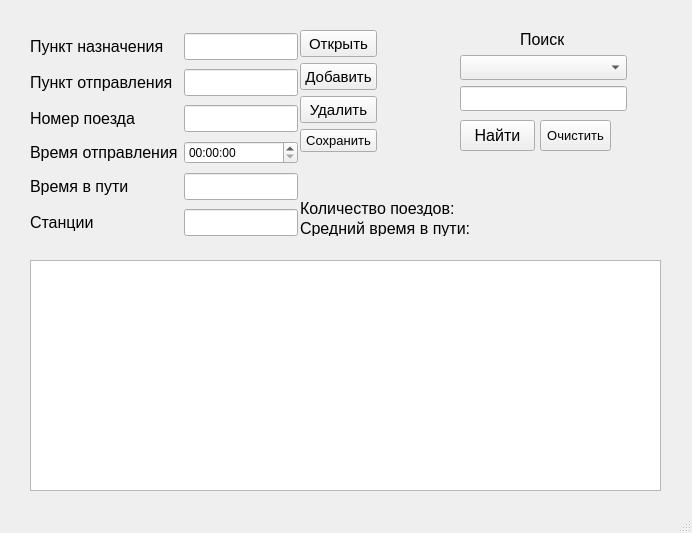
<?xml version="1.0" encoding="UTF-8"?>
<ui version="4.0">
 <class>MainWindow</class>
 <widget class="QMainWindow" name="MainWindow">
  <property name="geometry">
   <rect>
    <x>0</x>
    <y>0</y>
    <width>692</width>
    <height>533</height>
   </rect>
  </property>
  <property name="windowTitle">
   <string>Расписание поездов</string>
  </property>
  <widget class="QWidget" name="centralwidget">
   <widget class="QTableWidget" name="twStaffs">
    <property name="geometry">
     <rect>
      <x>30</x>
      <y>260</y>
      <width>631</width>
      <height>231</height>
     </rect>
    </property>
    <property name="font">
     <font>
      <pointsize>10</pointsize>
     </font>
    </property>
   </widget>
   <widget class="QWidget" name="layoutWidget">
    <property name="geometry">
     <rect>
      <x>30</x>
      <y>30</y>
      <width>268</width>
      <height>213</height>
     </rect>
    </property>
    <layout class="QFormLayout" name="formLayout">
     <item row="0" column="0">
      <widget class="QLabel" name="label">
       <property name="sizePolicy">
        <sizepolicy hsizetype="Preferred" vsizetype="Preferred">
         <horstretch>3</horstretch>
         <verstretch>2</verstretch>
        </sizepolicy>
       </property>
       <property name="font">
        <font>
         <pointsize>12</pointsize>
        </font>
       </property>
       <property name="text">
        <string>Пункт назначения</string>
       </property>
      </widget>
     </item>
     <item row="0" column="1">
      <widget class="QLineEdit" name="des">
       <property name="font">
        <font>
         <pointsize>12</pointsize>
        </font>
       </property>
      </widget>
     </item>
     <item row="1" column="0">
      <widget class="QLabel" name="label_2">
       <property name="sizePolicy">
        <sizepolicy hsizetype="Preferred" vsizetype="Preferred">
         <horstretch>3</horstretch>
         <verstretch>2</verstretch>
        </sizepolicy>
       </property>
       <property name="font">
        <font>
         <pointsize>12</pointsize>
        </font>
       </property>
       <property name="text">
        <string>Пункт отправления</string>
       </property>
      </widget>
     </item>
     <item row="2" column="0">
      <widget class="QLabel" name="label_3">
       <property name="sizePolicy">
        <sizepolicy hsizetype="Preferred" vsizetype="Preferred">
         <horstretch>3</horstretch>
         <verstretch>2</verstretch>
        </sizepolicy>
       </property>
       <property name="font">
        <font>
         <pointsize>12</pointsize>
        </font>
       </property>
       <property name="text">
        <string>Номер поезда</string>
       </property>
      </widget>
     </item>
     <item row="3" column="0">
      <widget class="QLabel" name="label_4">
       <property name="sizePolicy">
        <sizepolicy hsizetype="Preferred" vsizetype="Preferred">
         <horstretch>3</horstretch>
         <verstretch>2</verstretch>
        </sizepolicy>
       </property>
       <property name="font">
        <font>
         <pointsize>12</pointsize>
        </font>
       </property>
       <property name="text">
        <string>Время отправления</string>
       </property>
      </widget>
     </item>
     <item row="4" column="0">
      <widget class="QLabel" name="label_5">
       <property name="sizePolicy">
        <sizepolicy hsizetype="Preferred" vsizetype="Preferred">
         <horstretch>3</horstretch>
         <verstretch>2</verstretch>
        </sizepolicy>
       </property>
       <property name="font">
        <font>
         <pointsize>12</pointsize>
        </font>
       </property>
       <property name="text">
        <string>Время в пути</string>
       </property>
      </widget>
     </item>
     <item row="4" column="1">
      <widget class="QLineEdit" name="trav_time">
       <property name="font">
        <font>
         <pointsize>12</pointsize>
        </font>
       </property>
      </widget>
     </item>
     <item row="5" column="0">
      <widget class="QLabel" name="label_7">
       <property name="sizePolicy">
        <sizepolicy hsizetype="Preferred" vsizetype="Preferred">
         <horstretch>3</horstretch>
         <verstretch>2</verstretch>
        </sizepolicy>
       </property>
       <property name="font">
        <font>
         <pointsize>12</pointsize>
        </font>
       </property>
       <property name="text">
        <string>Станции</string>
       </property>
      </widget>
     </item>
     <item row="1" column="1">
      <widget class="QLineEdit" name="dep_point">
       <property name="font">
        <font>
         <pointsize>12</pointsize>
        </font>
       </property>
      </widget>
     </item>
     <item row="2" column="1">
      <widget class="QLineEdit" name="num">
       <property name="font">
        <font>
         <pointsize>12</pointsize>
        </font>
       </property>
      </widget>
     </item>
     <item row="5" column="1">
      <widget class="QLineEdit" name="station">
       <property name="font">
        <font>
         <pointsize>12</pointsize>
        </font>
       </property>
      </widget>
     </item>
     <item row="3" column="1">
      <widget class="QTimeEdit" name="dep_time"/>
     </item>
    </layout>
   </widget>
   <widget class="QWidget" name="layoutWidget">
    <property name="geometry">
     <rect>
      <x>300</x>
      <y>30</y>
      <width>77</width>
      <height>122</height>
     </rect>
    </property>
    <layout class="QVBoxLayout" name="verticalLayout">
     <item>
      <widget class="QPushButton" name="pbOpen">
       <property name="sizePolicy">
        <sizepolicy hsizetype="Expanding" vsizetype="Expanding">
         <horstretch>0</horstretch>
         <verstretch>0</verstretch>
        </sizepolicy>
       </property>
       <property name="font">
        <font>
         <pointsize>11</pointsize>
        </font>
       </property>
       <property name="mouseTracking">
        <bool>false</bool>
       </property>
       <property name="tabletTracking">
        <bool>false</bool>
       </property>
       <property name="inputMethodHints">
        <set>Qt::ImhNone</set>
       </property>
       <property name="text">
        <string>Открыть</string>
       </property>
       <property name="autoDefault">
        <bool>false</bool>
       </property>
      </widget>
     </item>
     <item>
      <widget class="QPushButton" name="pbInsert">
       <property name="sizePolicy">
        <sizepolicy hsizetype="Expanding" vsizetype="Expanding">
         <horstretch>0</horstretch>
         <verstretch>0</verstretch>
        </sizepolicy>
       </property>
       <property name="font">
        <font>
         <pointsize>11</pointsize>
        </font>
       </property>
       <property name="mouseTracking">
        <bool>false</bool>
       </property>
       <property name="tabletTracking">
        <bool>false</bool>
       </property>
       <property name="inputMethodHints">
        <set>Qt::ImhNone</set>
       </property>
       <property name="text">
        <string>Добавить</string>
       </property>
       <property name="autoDefault">
        <bool>false</bool>
       </property>
      </widget>
     </item>
     <item>
      <widget class="QPushButton" name="pbDelete">
       <property name="sizePolicy">
        <sizepolicy hsizetype="Expanding" vsizetype="Expanding">
         <horstretch>0</horstretch>
         <verstretch>0</verstretch>
        </sizepolicy>
       </property>
       <property name="font">
        <font>
         <pointsize>11</pointsize>
        </font>
       </property>
       <property name="mouseTracking">
        <bool>false</bool>
       </property>
       <property name="tabletTracking">
        <bool>false</bool>
       </property>
       <property name="inputMethodHints">
        <set>Qt::ImhNone</set>
       </property>
       <property name="text">
        <string>Удалить</string>
       </property>
       <property name="autoDefault">
        <bool>false</bool>
       </property>
      </widget>
     </item>
     <item>
      <widget class="QPushButton" name="SaveButton">
       <property name="font">
        <font>
         <pointsize>10</pointsize>
        </font>
       </property>
       <property name="text">
        <string>Сохранить</string>
       </property>
      </widget>
     </item>
    </layout>
   </widget>
   <widget class="QLabel" name="lblAvgAge">
    <property name="geometry">
     <rect>
      <x>300</x>
      <y>220</y>
      <width>201</width>
      <height>16</height>
     </rect>
    </property>
    <property name="font">
     <font>
      <pointsize>12</pointsize>
     </font>
    </property>
    <property name="text">
     <string>Средний время в пути:</string>
    </property>
   </widget>
   <widget class="QPushButton" name="pbFind">
    <property name="geometry">
     <rect>
      <x>460</x>
      <y>120</y>
      <width>75</width>
      <height>31</height>
     </rect>
    </property>
    <property name="font">
     <font>
      <pointsize>12</pointsize>
     </font>
    </property>
    <property name="text">
     <string>Найти</string>
    </property>
   </widget>
   <widget class="QLineEdit" name="leFind">
    <property name="enabled">
     <bool>true</bool>
    </property>
    <property name="geometry">
     <rect>
      <x>460</x>
      <y>86</y>
      <width>167</width>
      <height>25</height>
     </rect>
    </property>
    <property name="sizePolicy">
     <sizepolicy hsizetype="Expanding" vsizetype="Maximum">
      <horstretch>0</horstretch>
      <verstretch>0</verstretch>
     </sizepolicy>
    </property>
    <property name="font">
     <font>
      <pointsize>12</pointsize>
     </font>
    </property>
   </widget>
   <widget class="QComboBox" name="cbColNames">
    <property name="geometry">
     <rect>
      <x>460</x>
      <y>55</y>
      <width>167</width>
      <height>25</height>
     </rect>
    </property>
    <property name="sizePolicy">
     <sizepolicy hsizetype="Preferred" vsizetype="Maximum">
      <horstretch>0</horstretch>
      <verstretch>0</verstretch>
     </sizepolicy>
    </property>
    <property name="font">
     <font>
      <pointsize>12</pointsize>
     </font>
    </property>
   </widget>
   <widget class="QLabel" name="label_8">
    <property name="geometry">
     <rect>
      <x>520</x>
      <y>30</y>
      <width>44</width>
      <height>19</height>
     </rect>
    </property>
    <property name="sizePolicy">
     <sizepolicy hsizetype="Preferred" vsizetype="Preferred">
      <horstretch>3</horstretch>
      <verstretch>2</verstretch>
     </sizepolicy>
    </property>
    <property name="font">
     <font>
      <pointsize>12</pointsize>
     </font>
    </property>
    <property name="text">
     <string>Поиск:</string>
    </property>
   </widget>
   <widget class="QLabel" name="lblAvgAge_2">
    <property name="geometry">
     <rect>
      <x>300</x>
      <y>200</y>
      <width>201</width>
      <height>16</height>
     </rect>
    </property>
    <property name="font">
     <font>
      <pointsize>12</pointsize>
     </font>
    </property>
    <property name="text">
     <string>Количество поездов:</string>
    </property>
   </widget>
   <widget class="QPushButton" name="ClearButton">
    <property name="geometry">
     <rect>
      <x>540</x>
      <y>120</y>
      <width>71</width>
      <height>31</height>
     </rect>
    </property>
    <property name="font">
     <font>
      <pointsize>10</pointsize>
     </font>
    </property>
    <property name="text">
     <string>Очистить</string>
    </property>
   </widget>
  </widget>
  <widget class="QMenuBar" name="menubar">
   <property name="geometry">
    <rect>
     <x>0</x>
     <y>0</y>
     <width>692</width>
     <height>21</height>
    </rect>
   </property>
  </widget>
  <widget class="QStatusBar" name="statusbar"/>
 </widget>
 <resources/>
 <connections/>
 <buttongroups>
  <buttongroup name="buttonGroup"/>
 </buttongroups>
</ui>
